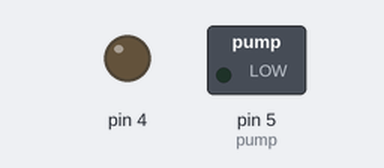
Recording of a sketch running on a simulated Arduino Uno, built with avr-gcc and run on an emulated ATmega328P. Parts: switched loads named in the sketch (green lamp = pin HIGH), output pins drawn as LEDs (lit = HIGH). What the sketch prints to the serial monitor is not drawn.

Above: at 0.1 s.
At 30.2 s:
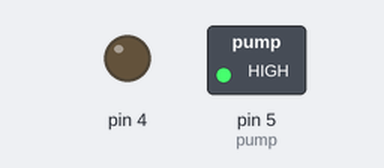
Timing chart, 0 to 61.6 s (numbered marks = the images above):
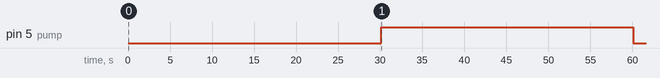

Measured:
- by itself, pin 5 (pump): LOW → HIGH at 30.1 s, → LOW 30.0 s later

The sketch:

Vertical_Farming_Code_IoT_Project.ino
```cpp
/*
 ***************** Project: Code For Vertical Green  Farming*****************
 * Project Details:
 * Sensor List:
 *              1- Soil Moisture Sensor x2
 * Actuator's:
 *            1-Water Pump/Motor
 *            2-Led Light
 *
 * Project Working Details:
 *            We will measure Soil Moisture for every 6hrs time. If the value of the Soil Moisture if below the threshold value
 *            then the Water pump will start for requried interval of time(In other words until the soil moisture goes above the
 *            threshold value).
 *
 * Project Diagram:
 *
 *                |            Sensor1     |
 *                |___________________-____| <----- Soil Layer 1
 *                |            Sensor2     |
 *                |___________________-____| <----- Soil Layer 2
 *                |                        |
 *               _|_                      _|_
 *
 *   Soil Type/Dangerously Low Soil Moisture
 *   Fine(Clay)       /Below 60(Used For Layer 1)
 *   Medium(Loamy)    /Below70 (Used For Layer 2)
 *   Sandy(Sandy)     /Below80
 *   Default Time Interval  5 Minutes
 *
 * Project DataBase
 *        1-Strong Data into Computer System:
 *              :By Default the data will store into desktop root_File/Vertical_Farming_log(Can't use becase use have to download external softwate example 'coolitem' )
 *        2-Strong Data into SD Card
 *               :By Default the data will store into SD_Card/Vertical_Farming_log/
 *               Connect:
 *               vcc->5v
 *               GND->GND
 *               MSO->12
 *               SOSI->11
 *               SCk->13
 *               SC->4
 *
 *
 */


const int sensor_pin1=A1;// Moisture Sensor For Layer1 Soil
const int sensor_pin2=A2;// Moisture Sensor For Layer2 Soil
const int pump=5;
void setup() {

  pinMode(A1,INPUT);
  pinMode(A2,INPUT);
  pinMode(pump,OUTPUT);
  pinMode(4,OUTPUT);
  Serial.begin(9600);
  while(!Serial)
  {
    Serial.println("Waiting For the Serial Port to connect!");
    Serial.println();
  }
}

void loop() {
  Serial.println();
  //---------Variable Declaration-----
  float moisture_percent1=0,moisture_percent2=0;
  float sensor_analog1=0,sensor_analog2=0;
  float threshold_value1=60,threshold_value2=75;
  //Threshold value will the percertage value.and it will depends on type of soil

  //---------Taking Analog Input----------
  sensor_analog1=analogRead(sensor_pin1);
  sensor_analog2=analogRead(sensor_pin2);

  //--------Convering analogData into MoisturePercentage---------
  moisture_percent1=(100-((sensor_analog1/1023.00)*100));
  moisture_percent2=(100-((sensor_analog2/1023.00)*100));

  //--------Displaying the Data on Serial Monitor
  Serial.print("Moisture Percentage for Sensor 1= ");
  Serial.print(moisture_percent1);
  Serial.print("%\n\n");
  Serial.print("Moisture Percentage for Sensor 2 = ");
  Serial.print(moisture_percent2);
  Serial.print("%\n\n");

  //--------Water Pump Operation-----------------
  if(moisture_percent1<=threshold_value1 || moisture_percent2<=threshold_value2){
    Serial.print("Stand by water pump in going to start in 30 secound for 2 minutes\nTime Left to start pump.");
    int timel=1,pump_time=0;
    while(timel<=30){Serial.print(".");timel++;delay(1000);}Serial.println();
        digitalWrite(pump,HIGH);
        Serial.print("Pump Status: Active\n");
        delay(1000*30);//delay for 2 minutes
        digitalWrite(pump,LOW);
        Serial.print("Pump Status: Inactive\n");

  }
  else{
    Serial.println("Every Thing is alright!");
  }
  delay(1000*60);//Time After which the loop will work again
  Serial.println();
  //default 1 min
}
```
